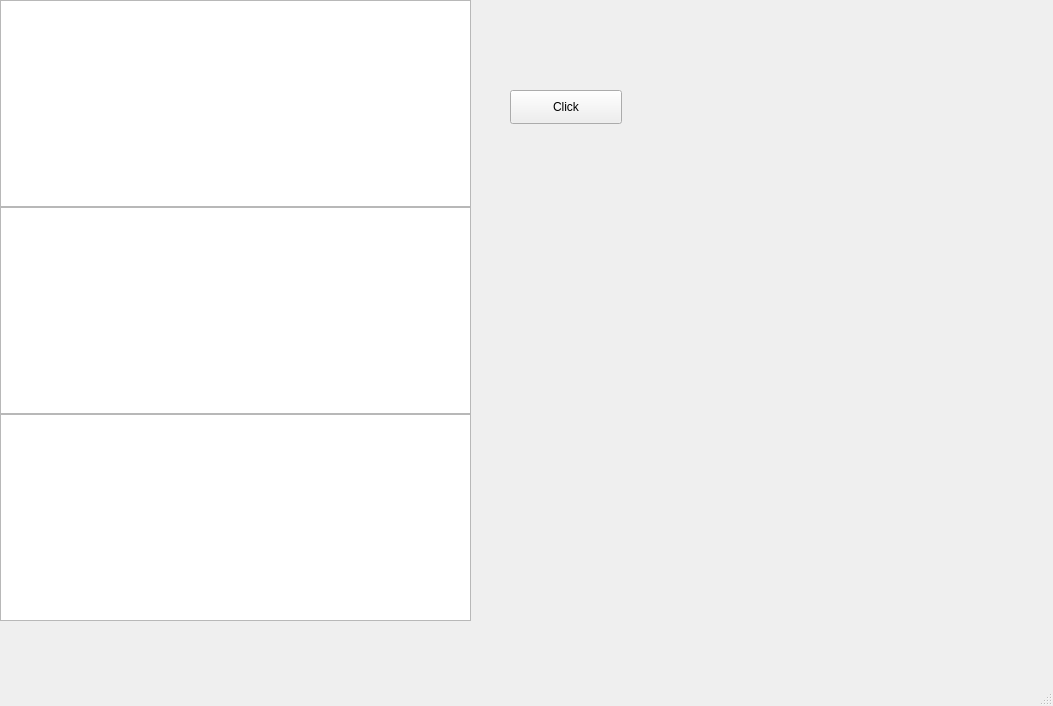
<?xml version="1.0" encoding="UTF-8"?>
<ui version="4.0">
 <class>MainWindow</class>
 <widget class="QMainWindow" name="MainWindow">
  <property name="geometry">
   <rect>
    <x>0</x>
    <y>0</y>
    <width>1053</width>
    <height>706</height>
   </rect>
  </property>
  <property name="windowTitle">
   <string>MainWindow</string>
  </property>
  <widget class="QWidget" name="centralwidget">
   <widget class="QWidget" name="layoutWidget">
    <property name="geometry">
     <rect>
      <x>0</x>
      <y>0</y>
      <width>471</width>
      <height>621</height>
     </rect>
    </property>
    <layout class="QVBoxLayout" name="verticalLayout">
     <property name="spacing">
      <number>0</number>
     </property>
     <property name="sizeConstraint">
      <enum>QLayout::SetMinimumSize</enum>
     </property>
     <item>
      <widget class="QGraphicsView" name="player1View"/>
     </item>
     <item>
      <widget class="QGraphicsView" name="fieldView"/>
     </item>
     <item>
      <widget class="QGraphicsView" name="player2View"/>
     </item>
    </layout>
   </widget>
   <widget class="QPushButton" name="turnButton">
    <property name="geometry">
     <rect>
      <x>510</x>
      <y>90</y>
      <width>112</width>
      <height>34</height>
     </rect>
    </property>
    <property name="text">
     <string>Click</string>
    </property>
   </widget>
  </widget>
  <widget class="QMenuBar" name="menubar">
   <property name="geometry">
    <rect>
     <x>0</x>
     <y>0</y>
     <width>1053</width>
     <height>30</height>
    </rect>
   </property>
  </widget>
  <widget class="QStatusBar" name="statusbar"/>
 </widget>
 <resources/>
 <connections/>
</ui>
